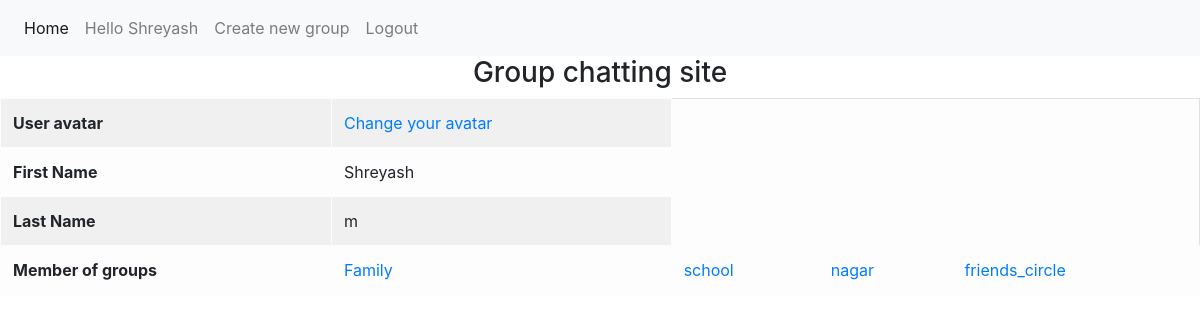
Before: / (signed in) with the older database file.
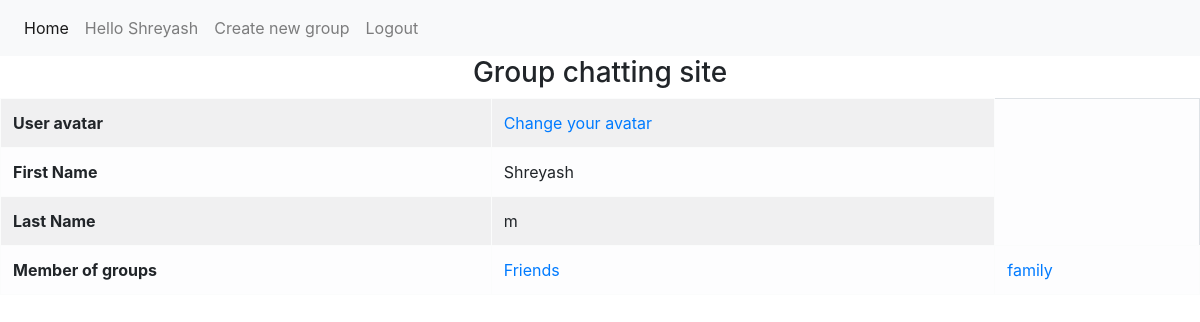
After: the same page with the newer database file.
### chat/models.py (models this page shows, shortened)
class Rooms(models.Model):
    title = models.CharField(max_length=255)
    admin = models.CharField(max_length=255,default="Shreyash")
    group_members = models.ManyToManyField(User)

### member/views.py (the view)
# urls.py: 2. Add a URL to urlpatterns:  path('', views.home, name='home')
def home(request):
    username = None
    members = None
    grp = None
    if request.user.is_authenticated:
        user_id = request.user.id
        members = User.objects.get(id = user_id)
        for i in members.rooms_set.all():
            print(i.title)
        print(f' user id = {members.first_name}')
    return render(request,'home.html',{'member':members, 'grp':grp})

### templates/home.html (shortened to what this page needs)
{% load avatar_tags %}
<!DOCTYPE html>
<html lang="en">
<head>
    <link rel="stylesheet" href="https://stackpath.bootstrapcdn.com/bootstrap/4.3.1/css/bootstrap.min.css">
</head>
<body>
    <nav class="navbar navbar-expand-lg navbar-light bg-light">
        <div class="collapse navbar-collapse" id="navbarNavAltMarkup">
          <div class="navbar-nav">
            <a class="nav-item nav-link active" href="{% url 'home' %}">Home <span class="sr-only">(current)</span></a>
            {% if user.is_authenticated %}
                  <a class="nav-item nav-link" >Hello {{user.first_name}}</a>
                  <a class="nav-item nav-link" href="{% url 'create_group' %}">Create new group</a>
                  <a class="nav-item nav-link" href="{% url 'user_logout' %}">Logout</a>
            {% else %}
                  <a class="nav-item nav-link" href={% url 'user_login' %}>Login</a>
                  <a class="nav-item nav-link" href="{% url 'register' %}">Register</a>
            {% endif %}
          </div>
        </div>
      </nav>
      <h3><center>Group chatting site</center></h3>
      {% if user.is_authenticated %}
      {% if member %}
        <table class="table table-light table-bordered table-striped">
          <tbody>
            <tr>
              <th>User avatar</th>
              <td><a href={% url 'avatar_change' %}> Change your avatar</a></td>
          </tr>
          <tr>
              <th>First Name</th>
              <td id = 'user_name'>{{member.first_name}}</td>
          </tr>
          <tr>
              <th>Last Name</th>
              <td>{{member.last_name}}</td>
          </tr>
          <tr>
            <th>Member of groups</th>
            {% if member.rooms_set.all %}
              {% for mr in member.rooms_set.all %}
                <td><a href="{% url 'chatpage' mr.title user.first_name %}"> {{mr.title}}</a></td>
              {% endfor %}
            {% else %}
              <td>You are not member of any group</td>
            {% endif %}
          </tr>
      </tbody>
      </table>
      {% endif %}
    {% endif %}
</body>
</html>

Changed rows visible on the page:
removed Rooms: title "Family"
removed Rooms: title "school"
removed Rooms: title "nagar"
removed Rooms: title "friends_circle"
added Rooms: title "Friends"
added Rooms: title "family"
